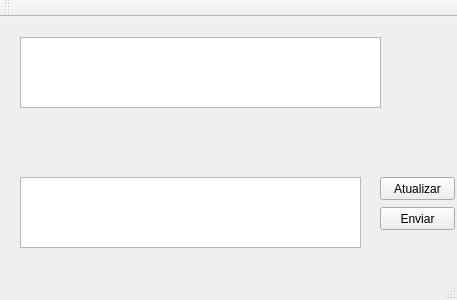
<?xml version="1.0" encoding="UTF-8"?>
<ui version="4.0">
 <class>MainWindow</class>
 <widget class="QMainWindow" name="MainWindow">
  <property name="geometry">
   <rect>
    <x>0</x>
    <y>0</y>
    <width>457</width>
    <height>300</height>
   </rect>
  </property>
  <property name="windowTitle">
   <string>MainWindow</string>
  </property>
  <widget class="QWidget" name="centralWidget">
   <widget class="QTextEdit" name="textEdit">
    <property name="geometry">
     <rect>
      <x>20</x>
      <y>20</y>
      <width>361</width>
      <height>71</height>
     </rect>
    </property>
   </widget>
   <widget class="QTextEdit" name="textEdit_2">
    <property name="geometry">
     <rect>
      <x>20</x>
      <y>160</y>
      <width>341</width>
      <height>71</height>
     </rect>
    </property>
   </widget>
   <widget class="QPushButton" name="pushButton">
    <property name="geometry">
     <rect>
      <x>380</x>
      <y>160</y>
      <width>75</width>
      <height>23</height>
     </rect>
    </property>
    <property name="text">
     <string>Atualizar</string>
    </property>
   </widget>
   <widget class="QPushButton" name="pushButton_2">
    <property name="geometry">
     <rect>
      <x>380</x>
      <y>190</y>
      <width>75</width>
      <height>23</height>
     </rect>
    </property>
    <property name="text">
     <string>Enviar</string>
    </property>
   </widget>
  </widget>
  <widget class="QMenuBar" name="menuBar">
   <property name="geometry">
    <rect>
     <x>0</x>
     <y>0</y>
     <width>457</width>
     <height>21</height>
    </rect>
   </property>
  </widget>
  <widget class="QToolBar" name="mainToolBar">
   <attribute name="toolBarArea">
    <enum>TopToolBarArea</enum>
   </attribute>
   <attribute name="toolBarBreak">
    <bool>false</bool>
   </attribute>
  </widget>
  <widget class="QStatusBar" name="statusBar"/>
 </widget>
 <layoutdefault spacing="6" margin="11"/>
 <resources/>
 <connections/>
</ui>
